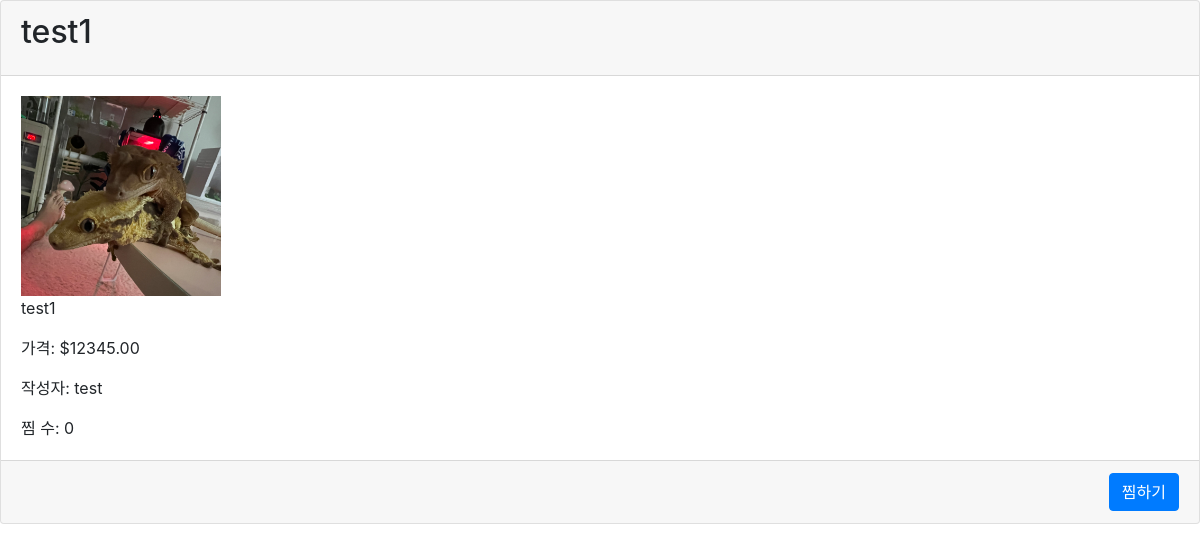
The page /products/detail/3/ on the database its author committed.
### products/models.py (models this page shows)
class Product(models.Model):
    title = models.CharField(max_length=100)
    description = models.TextField()
    price = models.DecimalField(max_digits=10, decimal_places=2)
    image = models.ImageField(
        upload_to='product_images/', default='default_image.jpg')
    created_at = models.DateTimeField(auto_now_add=True)
    author = models.ForeignKey(User, on_delete=models.CASCADE)
    liked_by = models.ManyToManyField(User, related_name='liked_products')

### products/views.py (the view)
# urls.py: path('detail/<int:pk>/', views.product_detail, name='product_detail'),
def product_detail(request, pk):
    product = get_object_or_404(Product, pk=pk)
    is_liked = False
    if request.user.is_authenticated:
        is_liked = product.liked_by.filter(id=request.user.id).exists()
    return render(request, 'product_detail.html', {'product': product, 'is_liked': is_liked})

### products/templates/product_detail.html (shortened to what this page needs)
<!DOCTYPE html>
<html lang="en">
  <head>
    <link
      href="https://stackpath.bootstrapcdn.com/bootstrap/4.5.2/css/bootstrap.min.css"
      rel="stylesheet"
    />
  </head>
  <body>
    <div class="card">
      <div class="card-header">
        <h2 class="card-title">{{ product.title }}</h2>
      </div>
      <div class="card-body">
        <img
          src="{{ product.image.url }}"
          alt="도마뱀 사진"
          width="200"
          height="200"
        />
        <p class="card-text">{{ product.description }}</p>
        <p class="card-text">가격: ${{ product.price }}</p>
        <p class="card-text">작성자: {{ product.author.username }}</p>
        <p class="card-text">찜 수: {{ product.liked_by.count }}</p>
      </div>
      <div class="card-footer">
        <div class="row">
          <div class="col text-right">
            {% if request.user == product.author %}
            <a
              href="{% url 'products:product_update' product.pk %}"
              class="btn btn-primary"
              >수정하기</a
            >
            <form
              action="{% url 'products:product_delete' product.pk %}"
              method="post"
              style="display: inline"
            >
              {% csrf_token %}
              <button type="submit" class="btn btn-danger">삭제하기</button>
            </form>
            {% else %} {% if not is_author %}
            {% if not is_liked %}
            <form
              action="{% url 'products:product_like' product.pk %}"
              method="post"
              style="display: inline"
            >
              <button type="submit" class="btn btn-primary">찜하기</button>
            </form>
            {% else %}
            <form action="{% url 'products:product_like' product.pk %}" method="post" style="display: inline">
              {% csrf_token %}
              <button type="submit" class="btn btn-secondary">찜하기 취소</button>
            {% endif %} {% endif %} {% endif %}
          </div>
        </div>
      </div>
    </div>
  </body>
</html>

### rows shown on the page
Product: title "test1", image (picture), description "test1", price "12345.00", author.username "test", liked_by.count "0"
